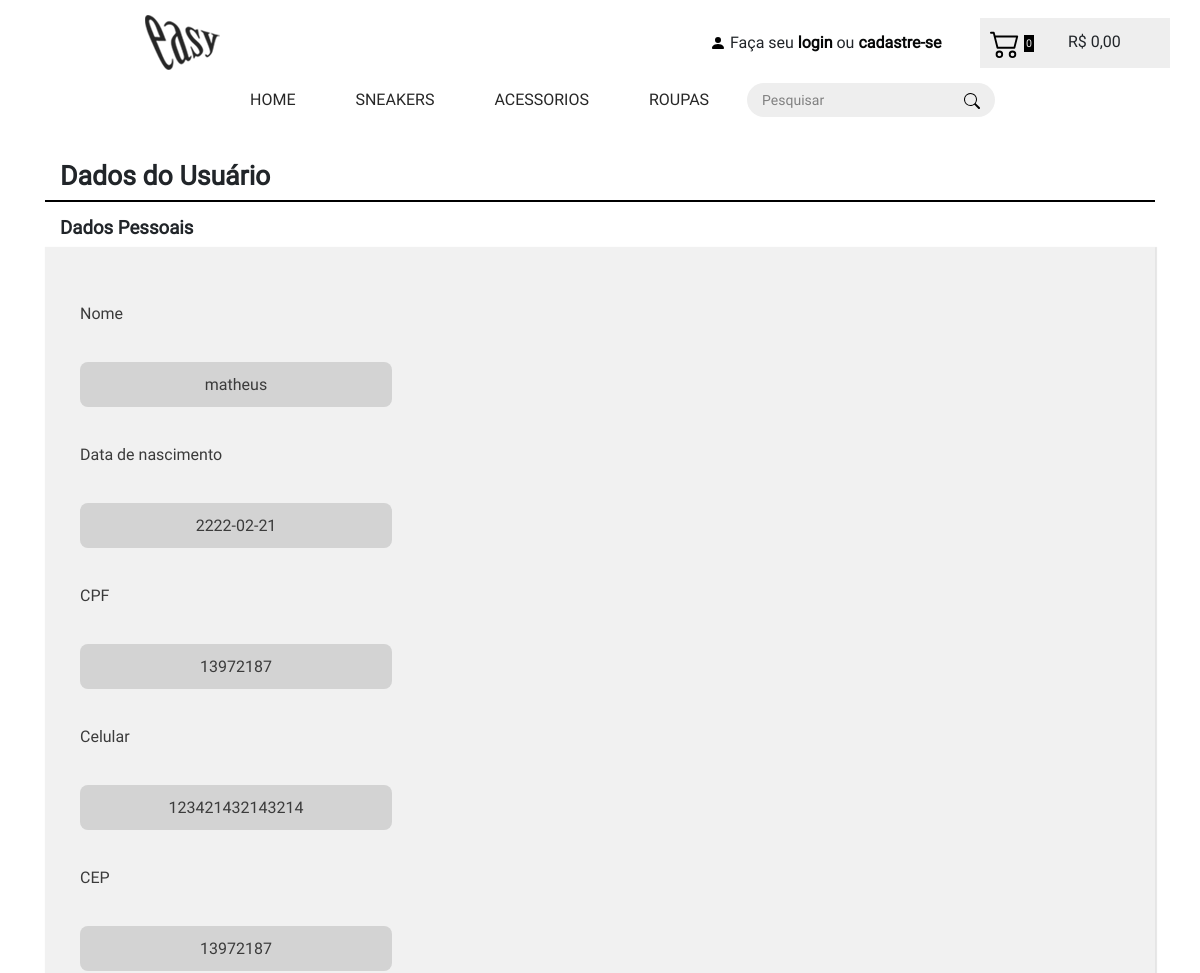
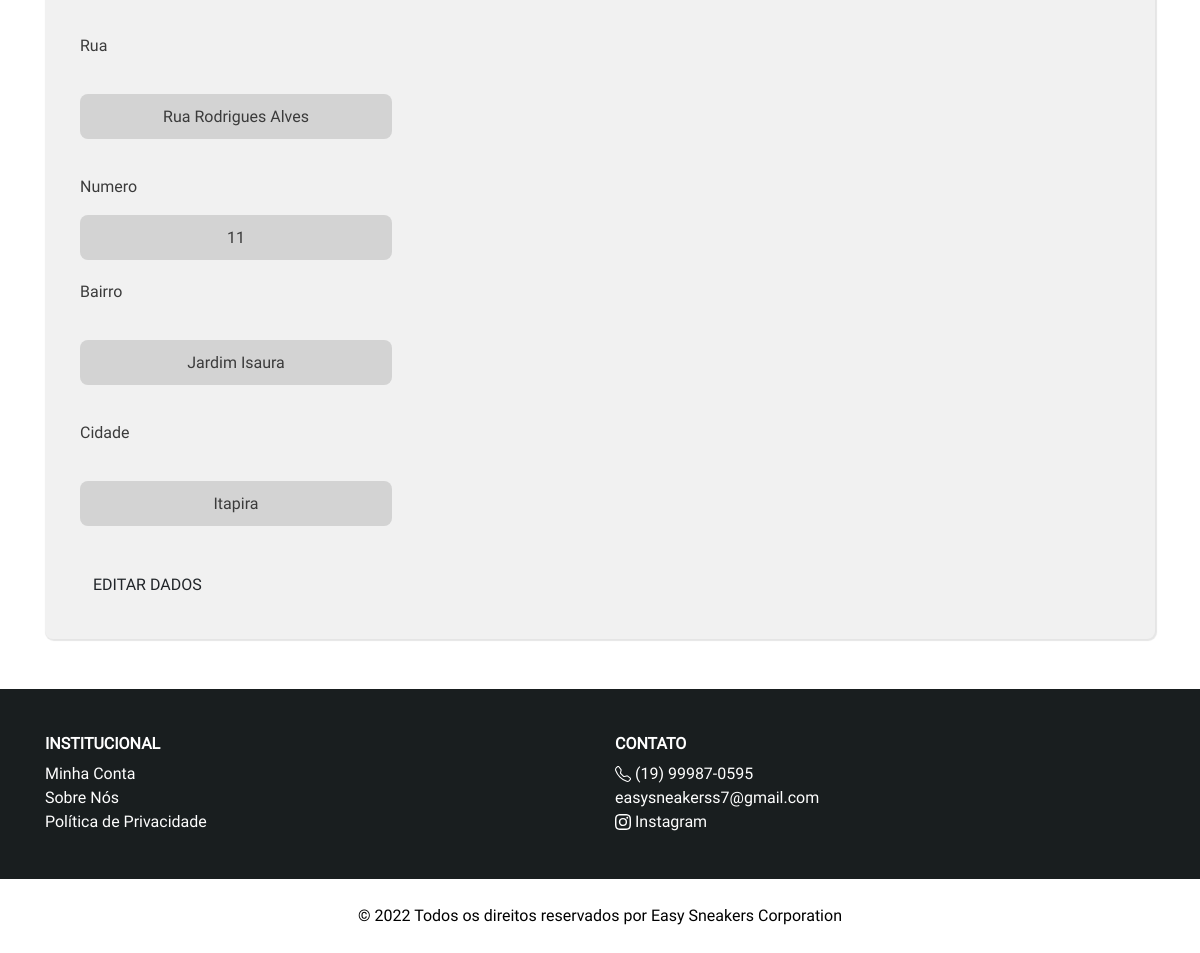
The page /site/dadoscli.php on the database its author committed (2 pictures, top to bottom).
### tables this page shows
CREATE TABLE `clientes` (
  `id` int(10) UNSIGNED NOT NULL,
  `nome` varchar(60) DEFAULT NULL,
  `datanasc` varchar(20) DEFAULT NULL,
  `telefone` varchar(20) DEFAULT NULL,
  `cpf` varchar(11) DEFAULT NULL,
  `email` varchar(50) DEFAULT NULL,
  `senha` varchar(15) DEFAULT NULL,
  `cep` varchar(15) DEFAULT NULL,
  `rua` varchar(100) DEFAULT NULL,
  `numero` varchar(5) DEFAULT NULL,
  `bairro` varchar(50) DEFAULT NULL,
  `cidade` varchar(50) DEFAULT NULL
);

### classes/Cliente.php (called while the page is built, shortened)
<?php
class Cliente
{
    public $id;
    public function __construct($id = false)
    {
        if ($id) {
            $this->id = $id;
            $this->carregar();
        }
    }
    public function carregar()
    {
        $sql = "SELECT * FROM clientes WHERE id=". $this->id;
        $conexao = new PDO('mysql:host=127.0.0.1;dbname=easysneakers', 'root', '');
        $resultado = $conexao->query($sql);
        $linha = $resultado->fetch();
        $this->nome = $linha['nome'];
        $this->datanasc = $linha['datanasc'];
        $this->telefone = $linha['telefone'];
        $this->cep = $linha['cep'];
        $this->rua = $linha['rua'];
        $this->numero = $linha['numero'];
        $this->bairro = $linha['bairro'];
        $this->cidade = $linha['cidade'];
    }
}

### site/dadoscli.php (the view, shortened to what this page needs)
<?php
	require_once '../classes/Cliente.php';
	$id = 6;
  $cliente = new Cliente($id);
?>
<!DOCTYPE html>
<html>
<head>
  <link href="../css/bootstrap.css" rel="stylesheet" />
  <link href="../css/alteracoes.css" rel="stylesheet" />
  <link rel="stylesheet" href="../css/logcad.css">
</head>
<body>
  <?php include_once "menu.php" ?>
  <div class="container">
    <h2 class="h2-logcad">Dados do Usuário</h2>
    <div class="logcad-linha"></div>
    <h3 class="h3-logcad">Dados Pessoais</h3>
    <section class="area-cad">
        <div class="cad">
            <form action="cliente-gravar.php" method="POST" onsubmit="return checkCheckBox(this)" enctype="multipart/form-data">
                <p class="p-logcad">Nome</p>
                <p class="fundodad"><?php echo $cliente->nome ?></p>
                <p class="p-logcad">Data de nascimento</p>
                <p class="fundodad"><?php echo $cliente->datanasc ?></p>
                <p class="p-logcad">CPF</p>
                <p class="fundodad"><?php echo $cliente->cep ?></p>
                <p class="p-logcad">Celular</p>
                <p class="fundodad"><?php echo $cliente->telefone ?></p>
                <p class="p-logcad">CEP</p>
                <p class="fundodad"><?php echo $cliente->cep ?></p>
                <p class="p-logcad">Rua</p>
                <p class="fundodad"><?php echo $cliente->rua ?></p>
                <p class="p-logcad">Numero</p>
                <span class="fundodad"><?php echo $cliente->numero ?></span>
                <p class="p-logcad">Bairro</p>
                <p class="fundodad"><?php echo $cliente->bairro ?></p>
                <p class="p-logcad">Cidade</p>
                <p class="fundodad"><?php echo $cliente->cidade ?></p>
                <br>
                <a href="dadoscli-editar.php"><button type="button" class="btn btn-sm btn-outline-dark">EDITAR DADOS</button></a>
            </form>
        </div>
    </section>
  </div>
</body>
</html>

### css/alteracoes.css (style rules this page uses)
* { margin: 0; padding: 0; font-family: 'Fonte 1'; }
.linkpe { display: flex; color: #fefefe; list-style-type: none; }
.h4-rodape { font-weight: bold; font-size: 16px; }
.info_section { background-color: #191e1f; color: #ffffff; padding-top: 45px; padding-bottom: 45px; }
.footer_section { background-color: #ffffff; text-align: center; }
.footer_section p { color: #000000; padding: 25px 0; margin: 0; }
.btn { display: inline-block; font-weight: 400; color: #212529; text-align: center; vertical-align: middle; -webkit-user-select: none; -moz-user-select: none; -ms-user-select: none; user-select: none; background-color: transparent; border: 1px solid transparent; padding: 0.375rem 0.75rem; font-size: 1rem; line-height: 1.5; border-radius: 0.25rem; transition: color 0.15s ease-in-out, background-color 0.15s ease-in-out, border-color 0.15s ease-in-out, box-shadow 0.15s ease-in-out; }

### css/logcad.css (style rules this page uses)
p { color: #3b3b3b; margin-top: 20px; }
.h2-logcad { margin-top: 30px; font-size: 20pt; margin-left: 15px; font-weight: bold; }
.logcad-linha { border-bottom: 2px solid #000000; }
.h3-logcad { margin-top: 15px; font-size: 14pt; margin-left: 15px; font-weight: bold; }
.cad { display: flex; flex-direction: column; align-items: left; background-color: #f1f1f1; width: auto; height: auto; padding: 35px; border-radius: 0px 0px 8px 8px; justify-content: center; margin-bottom: 50px; box-shadow: 1px 1px 1px 1px rgba(0, 0, 0, 0.1); }
.cad form { display: flex; flex-direction: column; width: 30%; }
.fundodad { display: flex; align-items: center; justify-content: center; background-color: #d3d3d3; border: rgb(255, 255, 255); color: #3b3b3b; outline: none; height: 45px; border-radius: 8px; }

### rows shown on the page
clientes: nome "matheus", datanasc "2222-02-21", cep "13972187", telefone "123421432143214", rua "Rua Rodrigues Alves", numero "11", bairro "Jardim Isaura", cidade "Itapira"
